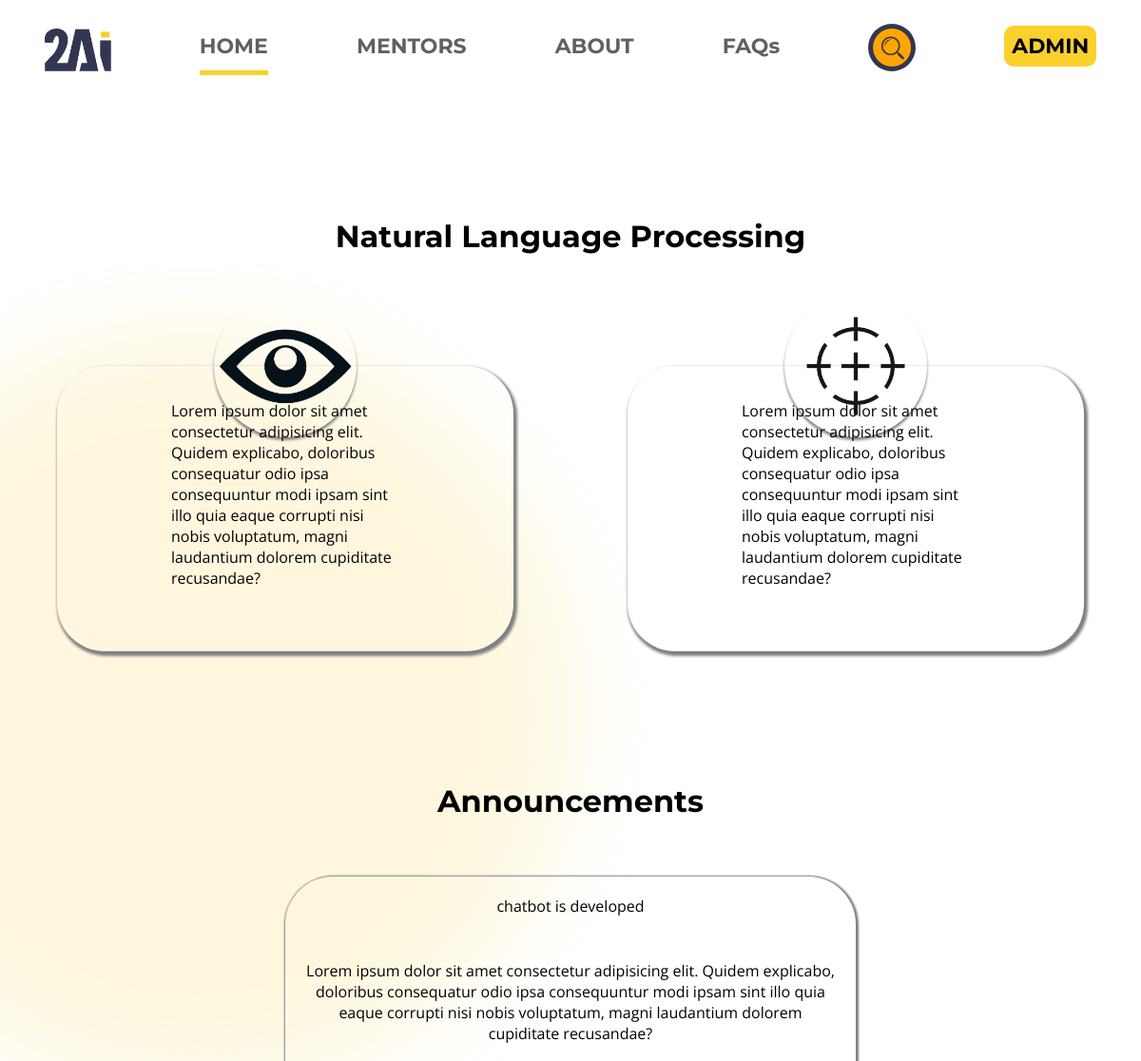
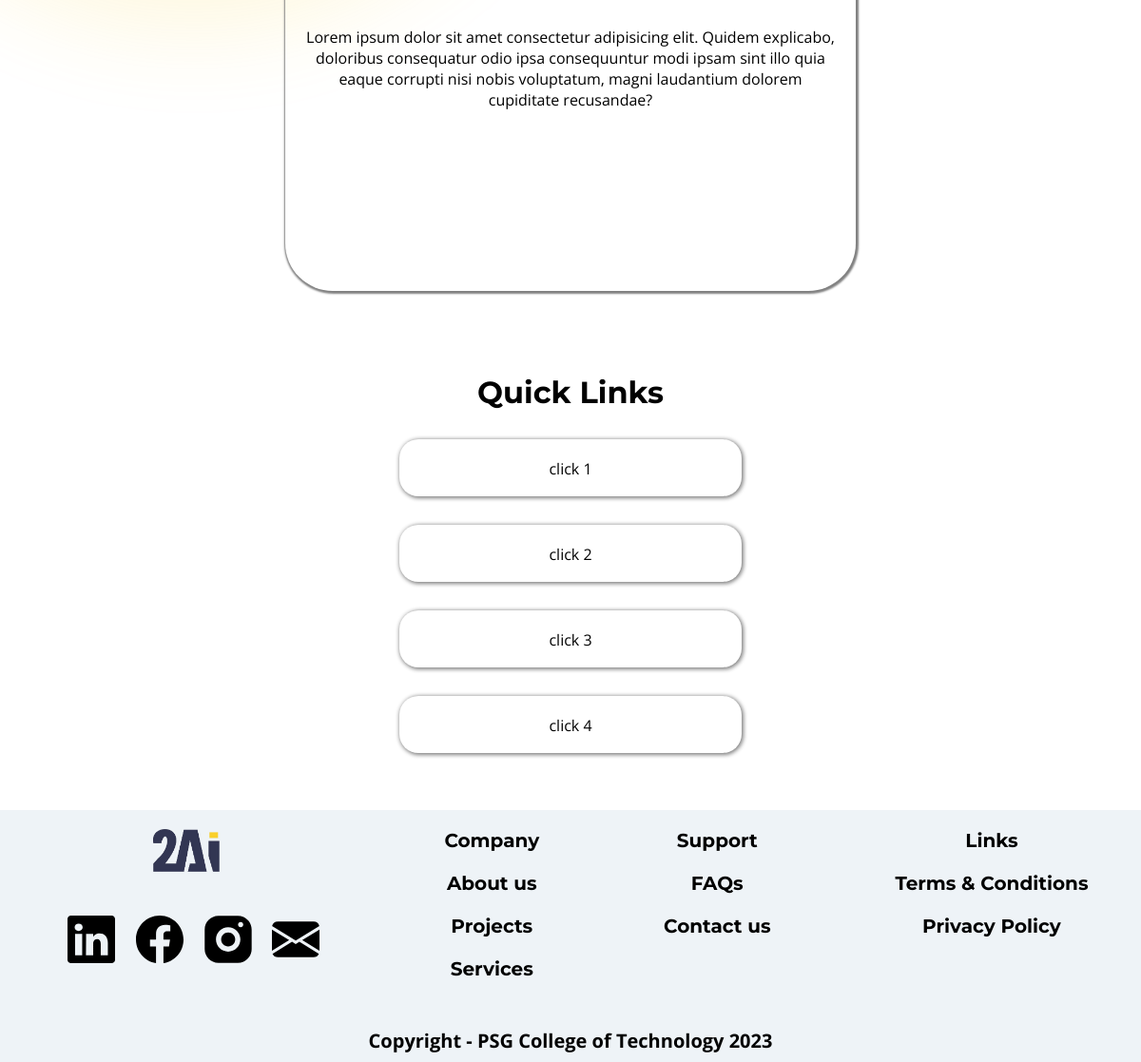
Screenshot of /nlp/ with the database file from the repository (2 pictures, top to bottom).
### Domains/models.py (models this page shows, shortened)
class NLP(models.Model):
    Announcement1 = models.TextField(max_length=300)
    Announcement2 = models.TextField(max_length=300)
    Announcement3 = models.TextField(max_length=300)
    Link_text_1 = models.TextField(max_length=100)
    Link_1 = models.URLField(null=False)
    Link_text_2 = models.TextField(max_length=100)
    Link_2 = models.URLField(null=False)
    Link_text_3 = models.TextField(max_length=100)
    Link_3 = models.URLField(null=False)
    Link_text_4 = models.TextField(max_length=100)
    Link_4 = models.URLField(null=False)

### Domains/views.py (the view)
# urls.py: path('nlp/',views.NLP_view, name = 'nlp'),
def NLP_view(request):
    nlp = NLP.objects.all()
    return render(request, 'Domains/nlp.html',{'domainobject':nlp})

### Domains/templates/Domains/nlp.html (shortened to what this page needs)
<!doctype html>
{% extends 'home/base.html' %}
{% block content %}
{% load static %}
<h1 class = 'dom-header'>Natural Language Processing</h1>
<br>
<br>
<div class="dom-container">
<div class = "dom-vision">
    <div class = "eye-icon"><img src="{% static 'Domains/eye.png' %}"></div>
    <p class = "vision-content">
        Lorem ipsum dolor sit amet consectetur adipisicing elit. Quidem explicabo, doloribus consequatur odio ipsa consequuntur modi ipsam sint illo quia eaque corrupti nisi nobis voluptatum, magni laudantium dolorem cupiditate recusandae?
    </p>
</div>
<div class="dom-mission">
    <div class="eye-icon"><img src="{% static 'Domains/aim.png' %}"></div>
    <p class = "mission-content">
        Lorem ipsum dolor sit amet consectetur adipisicing elit. Quidem explicabo, doloribus consequatur odio ipsa consequuntur modi ipsam sint illo quia eaque corrupti nisi nobis voluptatum, magni laudantium dolorem cupiditate recusandae?
    </p>
</div>
</div>
<br>
<br>
<h1>Announcements</h1>
<div class = "announcements">
    <div id = 'newsbox'>
    <ul id = "announcement-item">
        {% for item in domainobject%}
        <li>{{item.Announcement1}}</li>
        <li>{{item.Announcement2}}</li>
        <li>{{item.Announcement3}}</li>
        {% endfor %}
    </ul>
</div>
</div>
<br>
<br>
<h1>Quick Links</h1>
<div class = 'quick'>
    {% for item in domainobject%}
    <a href="{{item.Link_1}}" target="_blank"><span>{{item.Link_text_1}}</span></a>
    <a href="{{item.Link_2}}" target="_blank"><span>{{item.Link_text_2}}</span></a>
    <a href="{{item.Link_3}}" target="_blank"><span>{{item.Link_text_3}}</span></a>
    <a href="{{item.Link_4}}" target="_blank"><span>{{item.Link_text_4}}</span></a>
    {% endfor %}
</div>
{% endblock %}

### home/templates/home/base.html (shortened to what this page needs)
<!DOCTYPE html>
{% load static %}
<html lang="en">
<head>
    <link rel="stylesheet" href="{% static 'home/styles.css' %}">
    <link rel="stylesheet" href="https://cdn.jsdelivr.net/npm/@fortawesome/fontawesome-free@6.2.1/css/fontawesome.min.css">
</head>
<body>
    <div class = "header">
        <div id = "bg"></div>
        <div class="navbar">
            <span id = "logo"><a href="{% url 'home' %}"><img src = "{% static 'home/logo.png' %}" height="45" width = "70"></a></span>
            <span class = "nav-item" id ="home"><a href="{% url 'home' %}">HOME</a></span>
            <span class = "nav-item" id ="faculties-nav"><a href="{% url 'faculties' %}">MENTORS</a></span>
            <span class = "nav-item" id ="about-nav"><a href="{% url 'about' %}">ABOUT</a></span>
            <span class = "nav-item" id ="faq-nav"><a href="{% url 'faq' %}">FAQs</a></span>
            <span class = "nav-item"><div class="search-box">
                <a class="search-btn" id="searchButton" href="#">
                  <img src="{% static 'home/search.png' %}" alt="" height="40" width="40">
                </a>
              </div></span>
            <span class = "nav-item"><a href="{% url 'admin:index' %}"><span class="btn-nav">ADMIN</span></span></a>
        </div>
      </div>
        {% block content %}
        {% endblock %}
</body>
        <footer>
            <div class="container">
                <div class="logo"><img src = "{% static 'home/logo.png' %}" height="45" width = "70">
            <div class="social">
                <i class="envelope" style="padding-right:1rem;"></i>
                <img src="{% static 'home/linkedin.svg' %}" height="50px" width="50px">
                <i class="linkedin" style="padding-right:1rem;"></i>
                <img src="{% static 'home/facebook.svg' %}" height="50px" width="50px">
                <i class="insta" style="padding-right:1rem;"></i>
                <img src="{% static 'home/instagram-logo.svg' %}" height="50px" width="50px">
                <i class="facebook" style="padding-right:1rem;"></i>
                <img src="{% static 'home/envelope-fill.svg' %}" height="50px" width="50px">
            </div></div>
          <div class="first">
            <ul>
              <li class="a">Company</li>
              <li>About us</li>
              <li>Projects</li>
              <li>Services</li>
            </ul>
          </div>
          <div class="second">
            <ul>
              <li>Support</li>
              <li>FAQs</li>
              <li>Contact us</li>
            </ul>
          </div>
          <div class="third">
            <ul>
              <li>Links</li>
              <li>Terms & Conditions</li>
              <li>Privacy Policy</li>
            </ul>
        </div>
          </div class="copyright">
          <div><p style="padding-top:10px; padding-bottom:10px;">Copyright - PSG College of Technology 2023</p></div>
        </footer>
        </html>

### home/static/home/styles.css (style rules this page uses)
html,* { box-sizing: border-box; }
p { font-family: 'open sans', sans-serif; }
h1 { text-align: center; font-family: 'Montserrat', sans-serif; }
.header { height: 50rem; }
#bg { height: 600px; width: 600px; position:absolute; top:20%; left:-8%; z-index: -5; background-color: #FAD02C; border-radius:50%; box-shadow: 0px 0px 100px 100px #FAD02C; opacity: 0.15; }
.navbar { display: flex; justify-content: space-around; margin-top:20px; font-family: 'Montserrat', sans-serif; font-weight: bold; }
.nav-item { padding-top: 15px; color: rgb(97, 96, 96); font-size: 22px; }
a { text-decoration: none; color:inherit; }
.nav-item a { text-decoration: none; color:rgb(97, 96, 96); }
.nav-item:nth-child(6) { padding-top:5px; }
#home { border-bottom: 5px solid #FAD02C; }
#logo { margin-top:10px; }
.btn-nav { padding:8px; border-radius: 10px; background-color: #FAD02C; color: black; }
.search-box { background: #333652; height: 50px; border-radius: 50px; padding: 5px; }
.search-btn { float: right; width: 40px; height: 40px; border-radius: 20px; background: #333652; display: flex; justify-content: center; align-items: center; text-decoration: none; transition: .3s; }
.search-box:hover > .search-btn, .search-input:focus + .search-btn, .search-input:not(:placeholder-shown) + .search-btn { background: #237897; color: #cd595a; }
* { -ms-overflow-style: none; }
ol, li { list-style: none; margin: 0; padding: 0; }
footer { padding-top:20px; background-color:#90ADC626; font-family: Montserrat; font-size: 20px; font-weight: 700; line-height: 25px; letter-spacing: 0.0em; line-clamp: 2px; text-align: left; text-align:center; margin: 0; margin-bottom:-20px; }
ul { list-style-type: none; padding: 0; margin: 0; }
@media (min-width:500px) { .container { display:grid; grid-template-columns: repeat(4,auto); gap: 20px; } }
@media (min-width:500px) { .social { padding-top: 5vh; } }
@media (min-width:500px) { .logo { align-items: center; } }
@media (min-width:500px) { li { padding-bottom:1em; } }
.dom-container { margin-bottom:80px; margin-top:5%; display: flex; justify-content: space-around; }
.dom-vision, .dom-mission { position: relative; width:40%; height:300px; box-shadow: 2px 3px 3px 2px gray; border-radius:50px; }
.eye-icon { position:absolute; margin-right:50%; margin-left:50%; transform: translate(-50%,-50%); height:150px; width:150px; border-radius:50%; box-shadow: 0px 3px 3px 0px gray; }
.eye-icon img { width:150px; height: 150px; }
.vision-content , .mission-content { position:absolute; margin-left:50%; margin-top:28%; transform:translate(-50%,-50%); font-family: 'open sans', sans-serif; }
.announcements { margin-top:5%; width:50%; margin-left:25%; height:500px; border-radius:50px; box-shadow: 1px 1px 2px 2px gray; margin-bottom:30px; padding:20px; position: relative; font-family: "open sans", sans-serif; overflow: hidden; }
#announcement-item li { text-align: center; margin-bottom:30px; }
#newsbox { margin-top: 0; animation: scrollNews 15s linear infinite; }
.dom-header { margin-top:150px; }
.quick { display:block; margin-bottom:60px; place-items: center; }
.quick span { box-sizing: border-box; display: block; width:30%; margin-left:35%; height: 60px; box-shadow: 1px 1px 4px 1px gray; margin-top:30px; border-radius:20px; text-align: center; padding-top: 20px; font-family:'open sans', sans-serif; }
.quick a { text-decoration: none; color:black; }

### Domains/templates/Domains/nlp.html (style rules this page uses)
.header { height: auto; }

### rows the page displays
NLP: Announcement1 "chatbot is developed", Announcement2 "Lorem ipsum dolor sit amet consectetur adipisicing elit. Quidem explicabo, doloribus consequatur odio ipsa consequuntur modi ipsam sint illo quia eaque corrupti nisi nobis voluptatum, magni laudantium dolorem cupiditate recusandae?", Announcement3 "Lorem ipsum dolor sit amet consectetur adipisicing elit. Quidem explicabo, doloribus consequatur odio ipsa consequuntur modi ipsam sint illo quia eaque corrupti nisi nobis voluptatum, magni laudantium dolorem cupiditate recusandae?", Link_text_1 "click 1", Link_text_2 "click 2", Link_text_3 "click 3", Link_text_4 "click 4"
